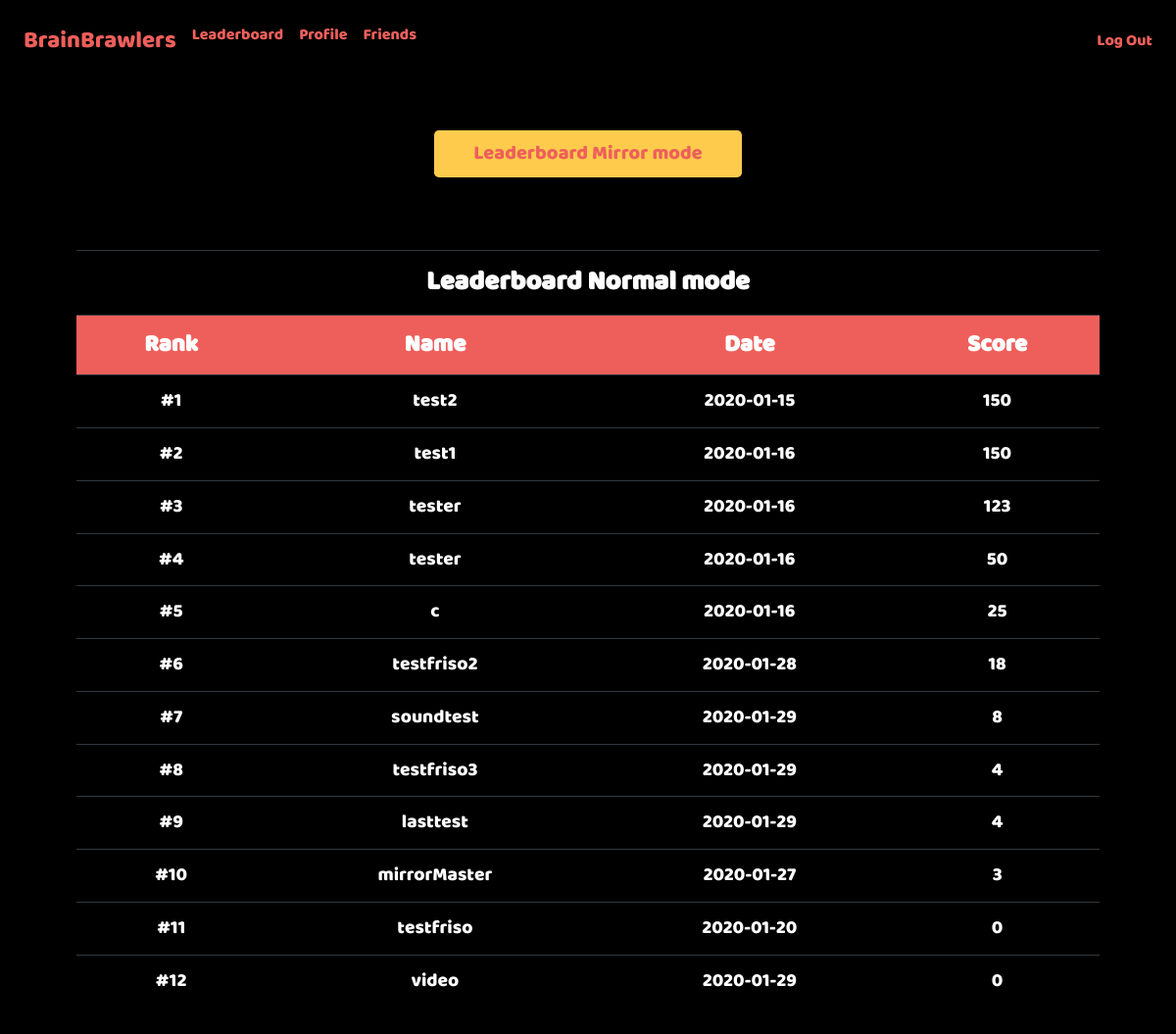
Page /leaderboard (signed in) on the committed database.
### tables this page shows
CREATE TABLE 'users' ('id' integer PRIMARY KEY AUTOINCREMENT NOT NULL, 'username' text NOT NULL, 'hash' text NOT NULL, 'highscore' integer NOT NULL, 'date'  date NOT NULL DEFAULT CURRENT_DATE  , 'highscore_mirror' integer);

### application.py (the view)
@app.route("/leaderboard")
def leaderboard():
    highscores = get_db(["*"], "users", None, None, ["highscore DESC", "date"])
    highscores = [(i+1, highscores[i]) for i in range(len(highscores))]
    if len(highscores) > 50:
        highscores = [(i, highscores[i]) for i in range(1, 51)]
    return render_template("game/leaderboard.html", highscores=highscores)

### application.py (called while the page is built)
@app.after_request
def after_request(response):
    response.headers["Cache-Control"] = "no-cache, no-store, must-revalidate"
    response.headers["Expires"] = 0
    response.headers["Pragma"] = "no-cache"
    return response

### helpers.py (called while the page is built)
def get_db(items, table, key, value, order=None):
    string = "SELECT "
    if order == "friends":
        return db.execute("SELECT friendname FROM friends WHERE user_id= :user_id AND friendname= :friendname"
        , user_id=value[0], friendname=value[1])
    for item in items:
        if item != items[0]:
            string += ", "
        string += str(item)
    string += " FROM " + table
    if key != None and value != None:
        string += " WHERE " + key + "= :key"
    if order != None:
        string += " ORDER BY"
        for item in order:
           string += " " + item
           if item != order[-1]:
               string += ","
        string += ";"
    if key != None:
        return db.execute(string, key=str(value))
    return db.execute(string)

### templates/game/leaderboard.html (shortened to what this page needs)
{% extends "layout.html" %}
{% block css %}
<link href="{{ url_for('static', filename='css/index_style.css') }}" rel="stylesheet">
<link href="{{ url_for('static', filename='css/leaderboard.css') }}" rel="stylesheet">
{% endblock %}
{% block main %}
    <p>
        <br>
        <br>
    </p>
    <a href="/leaderboard_mirror"><button class="btn btn-lg" style="width:30%">Leaderboard Mirror mode</button></a>
    <p>
        <br>
        <br>
    </p>
    <table id=table class="table table-dark" style="width:100%">
        <tr>
            <th id="title" colspan="4">Leaderboard Normal mode</th>
        </tr>
        <tr>
            <th>Rank</th>
            <th>Name</th>
            <th>Date</th>
            <th>Score</th>
        </tr>
        <tr>
    {% for (rank, highscore) in highscores %}
            <td>#{{ rank }}</td>
            <td>{{ highscore.username }}</td>
            <td>{{ highscore.date }}</td>
            <td>{{ highscore.highscore }}</td>
        </tr>
    {% endfor %}
    </table>
{% endblock %}

### static/css/basic_style.css (style rules this page uses)
body { background-color: #000000; }
.btn { width: 150px; font-family: Baloo Regular, Baloo; text-align: center; color: #ee5f5b; background-color: #fecb4c; margin-top: 2%; margin-bottom: 1%; }

### static/css/index_style.css (style rules this page uses)
.btn { margin-left: 2%; margin-right: 2%; }

### static/css/leaderboard.css (style rules this page uses)
#table { margin-left:auto; margin-right:auto; color: white; font-family: Baloo Regular, Baloo; }
th { background-color: #ee5f5b; font-size: 150%; font-weight: bold; }
td { background-color: black; font-size: 120%; }
#title { background-color: black; font-size: 170%; }

### rows in the picture
users: rank "1", username "test2", date "2020-01-15", highscore "150"
users: rank "2", username "test1", date "2020-01-16", highscore "150"
users: rank "3", username "tester", date "2020-01-16", highscore "123"
users: rank "4", username "tester", date "2020-01-16", highscore "50"
users: rank "5", username "c", date "2020-01-16", highscore "25"
users: rank "6", username "testfriso2", date "2020-01-28", highscore "18"
users: rank "7", username "soundtest", date "2020-01-29", highscore "8"
users: rank "8", username "testfriso3", date "2020-01-29", highscore "4"
users: rank "9", username "lasttest", date "2020-01-29", highscore "4"
users: rank "10", username "mirrorMaster", date "2020-01-27", highscore "3"
users: rank "11", username "testfriso", date "2020-01-20", highscore "0"
users: rank "12", username "video", date "2020-01-29", highscore "0"
